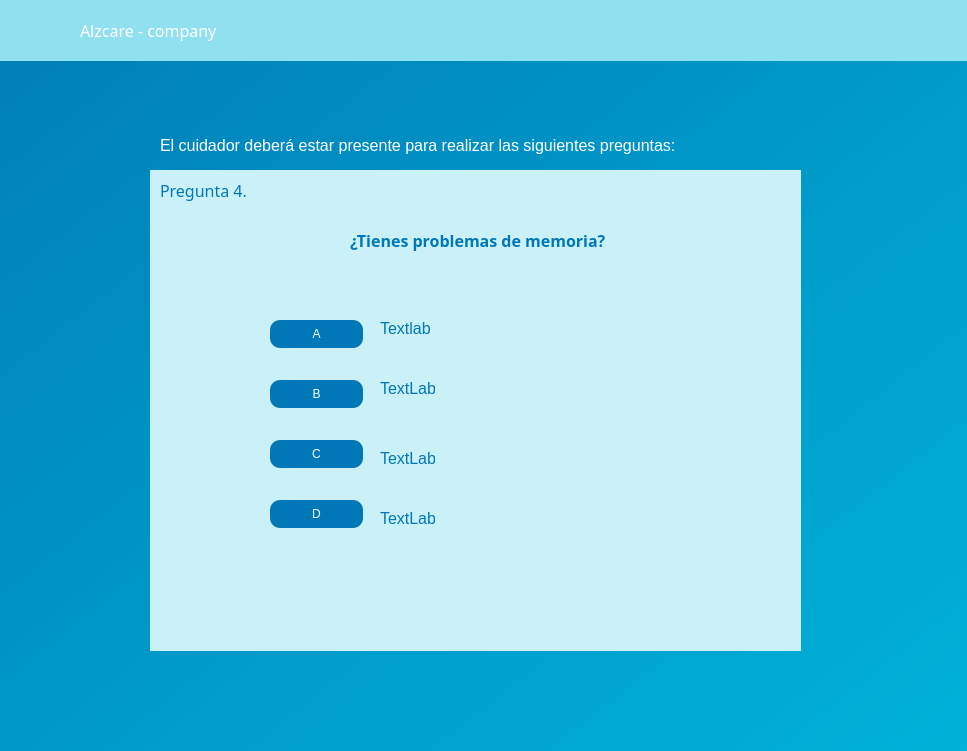
<?xml version="1.0" encoding="UTF-8"?>
<ui version="4.0">
 <class>Form</class>
 <widget class="QWidget" name="Form">
  <property name="geometry">
   <rect>
    <x>0</x>
    <y>0</y>
    <width>967</width>
    <height>751</height>
   </rect>
  </property>
  <property name="windowTitle">
   <string>Form</string>
  </property>
  <widget class="QWidget" name="widget" native="true">
   <property name="geometry">
    <rect>
     <x>-90</x>
     <y>-110</y>
     <width>1101</width>
     <height>881</height>
    </rect>
   </property>
   <property name="styleSheet">
    <string notr="true">QWidget {
    background: qlineargradient(x1:0, y1:0, x2:1, y2:1, stop:0 #0077b6, stop:0.5 #0096c7, stop:1 #00b4d8);
}

QLabel {
    background-color: transparent;  /* Fondo transparente para QLabel */
    color: white;  /* Color del texto del QLabel */
    font-size: 16px;  /* Tamaño de fuente del QLabel */
}

QLineEdit {
    background-color: white;  /* Fondo sólido blanco para QLineEdit */
    border: 2px solid #00b4d8;
    border-radius: 10px;
    padding: 10px;
    font-size: 16px;
    color: black;
}

QLineEdit:focus {
    border: 2px solid #0077b6; /* Color del borde al enfocar */
    outline: none;
}


QPushButton{
	border-radius: 10px;
	color: white;
	background-color: rgb(0, 119, 182)
}</string>
   </property>
   <widget class="QLabel" name="label_5">
    <property name="geometry">
     <rect>
      <x>610</x>
      <y>330</y>
      <width>61</width>
      <height>51</height>
     </rect>
    </property>
    <property name="text">
     <string/>
    </property>
    <property name="pixmap">
     <pixmap resource="recursos_interfazseguimiento4.qrc">:/prefijoNuevo/Alzcare.png</pixmap>
    </property>
   </widget>
   <widget class="QWidget" name="widget_2" native="true">
    <property name="geometry">
     <rect>
      <x>10</x>
      <y>110</y>
      <width>1191</width>
      <height>61</height>
     </rect>
    </property>
    <property name="styleSheet">
     <string notr="true">QWidget{
	background-color: rgb(144, 224, 239);
}</string>
    </property>
    <widget class="QLabel" name="label_2">
     <property name="geometry">
      <rect>
       <x>160</x>
       <y>20</y>
       <width>151</width>
       <height>21</height>
      </rect>
     </property>
     <property name="font">
      <font>
       <family>Montserrat</family>
       <pointsize>-1</pointsize>
       <weight>50</weight>
       <bold>false</bold>
      </font>
     </property>
     <property name="text">
      <string>Alzcare - company</string>
     </property>
    </widget>
    <widget class="QLabel" name="label">
     <property name="geometry">
      <rect>
       <x>100</x>
       <y>10</y>
       <width>41</width>
       <height>41</height>
      </rect>
     </property>
     <property name="text">
      <string/>
     </property>
     <property name="pixmap">
      <pixmap resource="recursos_interfazseguimiento4.qrc">:/prefijoNuevo/Alzcare.png</pixmap>
     </property>
     <property name="scaledContents">
      <bool>true</bool>
     </property>
    </widget>
    <widget class="QPushButton" name="pushButton_regresar">
     <property name="geometry">
      <rect>
       <x>960</x>
       <y>20</y>
       <width>81</width>
       <height>31</height>
      </rect>
     </property>
     <property name="text">
      <string/>
     </property>
     <property name="icon">
      <iconset resource="recursos_interfazseguimiento4.qrc">
       <normaloff>:/prefijoNuevo/regresar.png</normaloff>:/prefijoNuevo/regresar.png</iconset>
     </property>
     <property name="iconSize">
      <size>
       <width>40</width>
       <height>240</height>
      </size>
     </property>
    </widget>
   </widget>
   <widget class="QWidget" name="widget_3" native="true">
    <property name="geometry">
     <rect>
      <x>240</x>
      <y>280</y>
      <width>651</width>
      <height>481</height>
     </rect>
    </property>
    <property name="styleSheet">
     <string notr="true">QWidget{
	background-color: rgb(202, 240, 248);
}
QLabel{
	color: rgb(0, 119, 182);}

QPushButton{
	background-color: rgb(0, 119, 182);
	color: white;
}</string>
    </property>
    <widget class="QLabel" name="label_3">
     <property name="geometry">
      <rect>
       <x>10</x>
       <y>0</y>
       <width>351</width>
       <height>41</height>
      </rect>
     </property>
     <property name="font">
      <font>
       <family>Montserrat</family>
       <pointsize>-1</pointsize>
       <weight>50</weight>
       <bold>false</bold>
      </font>
     </property>
     <property name="text">
      <string>&lt;html&gt;&lt;head/&gt;&lt;body&gt;&lt;p&gt;Pregunta 4.&lt;/p&gt;&lt;/body&gt;&lt;/html&gt;</string>
     </property>
    </widget>
    <widget class="QLabel" name="label_7">
     <property name="geometry">
      <rect>
       <x>200</x>
       <y>50</y>
       <width>351</width>
       <height>41</height>
      </rect>
     </property>
     <property name="font">
      <font>
       <family>Montserrat</family>
       <pointsize>-1</pointsize>
       <weight>75</weight>
       <bold>true</bold>
      </font>
     </property>
     <property name="text">
      <string>&lt;html&gt;&lt;head/&gt;&lt;body&gt;&lt;p&gt;¿Tienes problemas de memoria?&lt;/p&gt;&lt;/body&gt;&lt;/html&gt;</string>
     </property>
    </widget>
    <widget class="QPushButton" name="pushButton">
     <property name="geometry">
      <rect>
       <x>120</x>
       <y>150</y>
       <width>93</width>
       <height>28</height>
      </rect>
     </property>
     <property name="text">
      <string>A</string>
     </property>
    </widget>
    <widget class="QPushButton" name="pushButton_B">
     <property name="geometry">
      <rect>
       <x>120</x>
       <y>210</y>
       <width>93</width>
       <height>28</height>
      </rect>
     </property>
     <property name="text">
      <string>B</string>
     </property>
    </widget>
    <widget class="QPushButton" name="pushButton_C">
     <property name="geometry">
      <rect>
       <x>120</x>
       <y>270</y>
       <width>93</width>
       <height>28</height>
      </rect>
     </property>
     <property name="text">
      <string>C</string>
     </property>
    </widget>
    <widget class="QPushButton" name="pushButton_D">
     <property name="geometry">
      <rect>
       <x>120</x>
       <y>330</y>
       <width>93</width>
       <height>28</height>
      </rect>
     </property>
     <property name="text">
      <string>D</string>
     </property>
    </widget>
    <widget class="QLabel" name="label_A">
     <property name="geometry">
      <rect>
       <x>230</x>
       <y>150</y>
       <width>55</width>
       <height>16</height>
      </rect>
     </property>
     <property name="text">
      <string>Textlab</string>
     </property>
    </widget>
    <widget class="QLabel" name="label_B">
     <property name="geometry">
      <rect>
       <x>230</x>
       <y>210</y>
       <width>55</width>
       <height>16</height>
      </rect>
     </property>
     <property name="text">
      <string>TextLabel</string>
     </property>
    </widget>
    <widget class="QLabel" name="label_C">
     <property name="geometry">
      <rect>
       <x>230</x>
       <y>280</y>
       <width>55</width>
       <height>16</height>
      </rect>
     </property>
     <property name="text">
      <string>TextLabel</string>
     </property>
    </widget>
    <widget class="QLabel" name="label_D">
     <property name="geometry">
      <rect>
       <x>230</x>
       <y>340</y>
       <width>55</width>
       <height>16</height>
      </rect>
     </property>
     <property name="text">
      <string>TextLabel</string>
     </property>
    </widget>
    <widget class="QLabel" name="label_4">
     <property name="geometry">
      <rect>
       <x>380</x>
       <y>180</y>
       <width>161</width>
       <height>151</height>
      </rect>
     </property>
     <property name="text">
      <string/>
     </property>
     <property name="pixmap">
      <pixmap resource="recursos_interfazseguimiento4.qrc">:/prefijoNuevo/memoria_int4.png</pixmap>
     </property>
     <property name="scaledContents">
      <bool>true</bool>
     </property>
    </widget>
   </widget>
   <widget class="QLabel" name="label_6">
    <property name="geometry">
     <rect>
      <x>250</x>
      <y>240</y>
      <width>531</width>
      <height>31</height>
     </rect>
    </property>
    <property name="text">
     <string>El cuidador deberá estar presente para realizar las siguientes preguntas:</string>
    </property>
   </widget>
  </widget>
 </widget>
 <resources>
  <include location="recursos_interfazseguimiento4.qrc"/>
 </resources>
 <connections/>
</ui>
